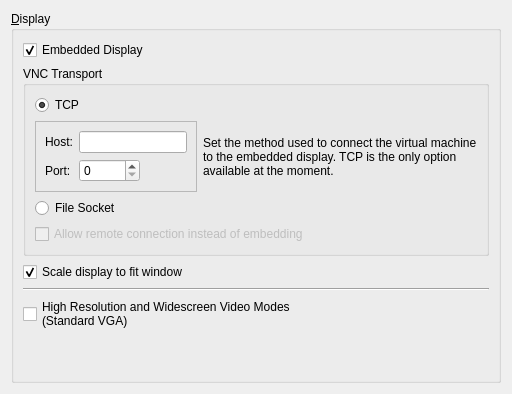
           <widget class="QWidget" name="displayPage">
            <property name="helpFile" stdset="0">
             <string>display.html</string>
            </property>
            <layout class="QVBoxLayout" name="verticalLayout_13">
             <item>
              <widget class="QGroupBox" name="displayBox">
               <property name="title">
                <string>&amp;Display</string>
               </property>
               <layout class="QVBoxLayout" name="verticalLayout_15">
                <item>
                 <widget class="QCheckBox" name="embedCheck">
                  <property name="toolTip">
                   <string>Allow the guest virtual machine to show in an embedded window within QtEmu</string>
                  </property>
                  <property name="text">
                   <string>Embedded Display</string>
                  </property>
                  <property name="checked">
                   <bool>true</bool>
                  </property>
                 </widget>
                </item>
                <item>
                 <widget class="QGroupBox" name="embedGroup">
                  <property name="enabled">
                   <bool>true</bool>
                  </property>
                  <property name="toolTip">
                   <string>Select the Transport VNC uses</string>
                  </property>
                  <property name="autoFillBackground">
                   <bool>false</bool>
                  </property>
                  <property name="title">
                   <string>VNC Transport</string>
                  </property>
                  <property name="flat">
                   <bool>false</bool>
                  </property>
                  <property name="checkable">
                   <bool>false</bool>
                  </property>
                  <layout class="QVBoxLayout" name="verticalLayout_22">
                   <item>
                    <layout class="QHBoxLayout" name="horizontalLayout_12">
                     <item>
                      <layout class="QVBoxLayout" name="verticalLayout_27">
                       <item>
                        <widget class="QRadioButton" name="tcpRadio">
                         <property name="text">
                          <string>TCP</string>
                         </property>
                         <property name="checked">
                          <bool>true</bool>
                         </property>
                         <property name="value" stdset="0">
                          <string>tcp</string>
                         </property>
                        </widget>
                       </item>
                       <item>
                        <widget class="QFrame" name="tcpFrame">
                         <property name="enabled">
                          <bool>true</bool>
                         </property>
                         <property name="frameShape">
                          <enum>QFrame::StyledPanel</enum>
                         </property>
                         <property name="frameShadow">
                          <enum>QFrame::Raised</enum>
                         </property>
                         <layout class="QVBoxLayout" name="verticalLayout_24">
                          <item>
                           <layout class="QFormLayout" name="formLayout_4">
                            <item row="1" column="0">
                             <widget class="QLabel" name="label_10">
                              <property name="text">
                               <string>Port:</string>
                              </property>
                              <property name="alignment">
                               <set>Qt::AlignLeading|Qt::AlignLeft|Qt::AlignVCenter</set>
                              </property>
                              <property name="buddy">
                               <cstring>portBox</cstring>
                              </property>
                             </widget>
                            </item>
                            <item row="1" column="1">
                             <widget class="QSpinBox" name="portBox">
                              <property name="sizePolicy">
                               <sizepolicy hsizetype="Maximum" vsizetype="Fixed">
                                <horstretch>0</horstretch>
                                <verstretch>0</verstretch>
                               </sizepolicy>
                              </property>
                              <property name="alignment">
                               <set>Qt::AlignLeading|Qt::AlignLeft|Qt::AlignVCenter</set>
                              </property>
                              <property name="maximum">
                               <number>59635</number>
                              </property>
                             </widget>
                            </item>
                            <item row="0" column="0">
                             <widget class="QLabel" name="label_11">
                              <property name="text">
                               <string>Host:</string>
                              </property>
                              <property name="buddy">
                               <cstring>hostEdit</cstring>
                              </property>
                             </widget>
                            </item>
                            <item row="0" column="1">
                             <widget class="QLineEdit" name="hostEdit">
                              <property name="toolTip">
                               <string>Do not change this unless you have a good reason</string>
                              </property>
                              <property name="text">
                               <string/>
                              </property>
                             </widget>
                            </item>
                           </layout>
                          </item>
                         </layout>
                        </widget>
                       </item>
                       <item>
                        <widget class="QRadioButton" name="fileRadio">
                         <property name="enabled">
                          <bool>true</bool>
                         </property>
                         <property name="text">
                          <string>File Socket</string>
                         </property>
                         <property name="value" stdset="0">
                          <string>unix</string>
                         </property>
                        </widget>
                       </item>
                      </layout>
                     </item>
                     <item>
                      <widget class="QLabel" name="label_13">
                       <property name="sizePolicy">
                        <sizepolicy hsizetype="MinimumExpanding" vsizetype="Preferred">
                         <horstretch>0</horstretch>
                         <verstretch>0</verstretch>
                        </sizepolicy>
                       </property>
                       <property name="text">
                        <string>Set the method used to connect the virtual machine to the embedded display. TCP is the only option available at the moment.</string>
                       </property>
                       <property name="scaledContents">
                        <bool>false</bool>
                       </property>
                       <property name="wordWrap">
                        <bool>true</bool>
                       </property>
                      </widget>
                     </item>
                    </layout>
                   </item>
                   <item>
                    <widget class="QCheckBox" name="remoteConnect">
                     <property name="enabled">
                      <bool>false</bool>
                     </property>
                     <property name="text">
                      <string>Allow remote connection instead of embedding</string>
                     </property>
                    </widget>
                   </item>
                  </layout>
                 </widget>
                </item>
                <item>
                 <widget class="QCheckBox" name="scaleCheck">
                  <property name="enabled">
                   <bool>true</bool>
                  </property>
                  <property name="toolTip">
                   <string>Toggle scaling the virtual machine view to fit the window</string>
                  </property>
                  <property name="text">
                   <string>Scale display to fit window</string>
                  </property>
                  <property name="checked">
                   <bool>true</bool>
                  </property>
                 </widget>
                </item>
                <item>
                 <widget class="Line" name="line_11">
                  <property name="orientation">
                   <enum>Qt::Horizontal</enum>
                  </property>
                 </widget>
                </item>
                <item>
                 <widget class="QCheckBox" name="hiResCheck">
                  <property name="toolTip">
                   <string>Allow large and widescreen video modes. this uses a vesa compliant video card, rather than an emulated cirrus logic card.</string>
                  </property>
                  <property name="text">
                   <string>High Resolution and Widescreen Video Modes 
(Standard VGA)</string>
                  </property>
                 </widget>
                </item>
                <item>
                 <spacer name="verticalSpacer_6">
                  <property name="orientation">
                   <enum>Qt::Vertical</enum>
                  </property>
                  <property name="sizeHint" stdset="0">
                   <size>
                    <width>20</width>
                    <height>40</height>
                   </size>
                  </property>
                 </spacer>
                </item>
               </layout>
              </widget>
             </item>
            </layout>
           </widget>
